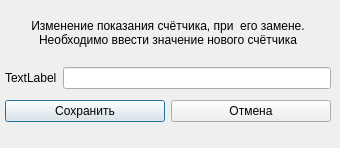
<?xml version="1.0" encoding="UTF-8"?>
<ui version="4.0">
 <class>NewCounter</class>
 <widget class="QDialog" name="NewCounter">
  <property name="geometry">
   <rect>
    <x>0</x>
    <y>0</y>
    <width>340</width>
    <height>148</height>
   </rect>
  </property>
  <property name="sizePolicy">
   <sizepolicy hsizetype="Minimum" vsizetype="Minimum">
    <horstretch>0</horstretch>
    <verstretch>0</verstretch>
   </sizepolicy>
  </property>
  <property name="windowTitle">
   <string>Dialog</string>
  </property>
  <property name="windowOpacity">
   <double>1.000000000000000</double>
  </property>
  <widget class="QWidget" name="verticalLayoutWidget">
   <property name="geometry">
    <rect>
     <x>0</x>
     <y>0</y>
     <width>336</width>
     <height>138</height>
    </rect>
   </property>
   <layout class="QVBoxLayout" name="mainLayout">
    <property name="leftMargin">
     <number>5</number>
    </property>
    <property name="topMargin">
     <number>5</number>
    </property>
    <property name="rightMargin">
     <number>5</number>
    </property>
    <property name="bottomMargin">
     <number>10</number>
    </property>
    <item>
     <layout class="QHBoxLayout" name="horizontalLayout_3">
      <property name="sizeConstraint">
       <enum>QLayout::SetMinimumSize</enum>
      </property>
      <item>
       <widget class="QLabel" name="label">
        <property name="sizePolicy">
         <sizepolicy hsizetype="Minimum" vsizetype="Minimum">
          <horstretch>0</horstretch>
          <verstretch>0</verstretch>
         </sizepolicy>
        </property>
        <property name="contextMenuPolicy">
         <enum>Qt::DefaultContextMenu</enum>
        </property>
        <property name="text">
         <string>
Изменение показания счётчика, при  его замене.
Необходимо ввести значение нового счётчика
</string>
        </property>
        <property name="alignment">
         <set>Qt::AlignCenter</set>
        </property>
       </widget>
      </item>
     </layout>
    </item>
    <item>
     <layout class="QHBoxLayout" name="horizontalLayout">
      <item>
       <widget class="QLabel" name="lblCounter">
        <property name="text">
         <string>TextLabel</string>
        </property>
       </widget>
      </item>
      <item>
       <widget class="QLineEdit" name="lEdCounter"/>
      </item>
     </layout>
    </item>
    <item>
     <layout class="QHBoxLayout" name="horizontalLayout_2">
      <property name="topMargin">
       <number>5</number>
      </property>
      <item>
       <widget class="QPushButton" name="pBtn_Ok">
        <property name="text">
         <string>Сохранить</string>
        </property>
       </widget>
      </item>
      <item>
       <widget class="QPushButton" name="pBtn_Cancel">
        <property name="text">
         <string>Отмена</string>
        </property>
       </widget>
      </item>
     </layout>
    </item>
    <item>
     <spacer name="verticalSpacer">
      <property name="orientation">
       <enum>Qt::Vertical</enum>
      </property>
      <property name="sizeHint" stdset="0">
       <size>
        <width>20</width>
        <height>40</height>
       </size>
      </property>
     </spacer>
    </item>
   </layout>
  </widget>
 </widget>
 <resources/>
 <connections/>
</ui>
